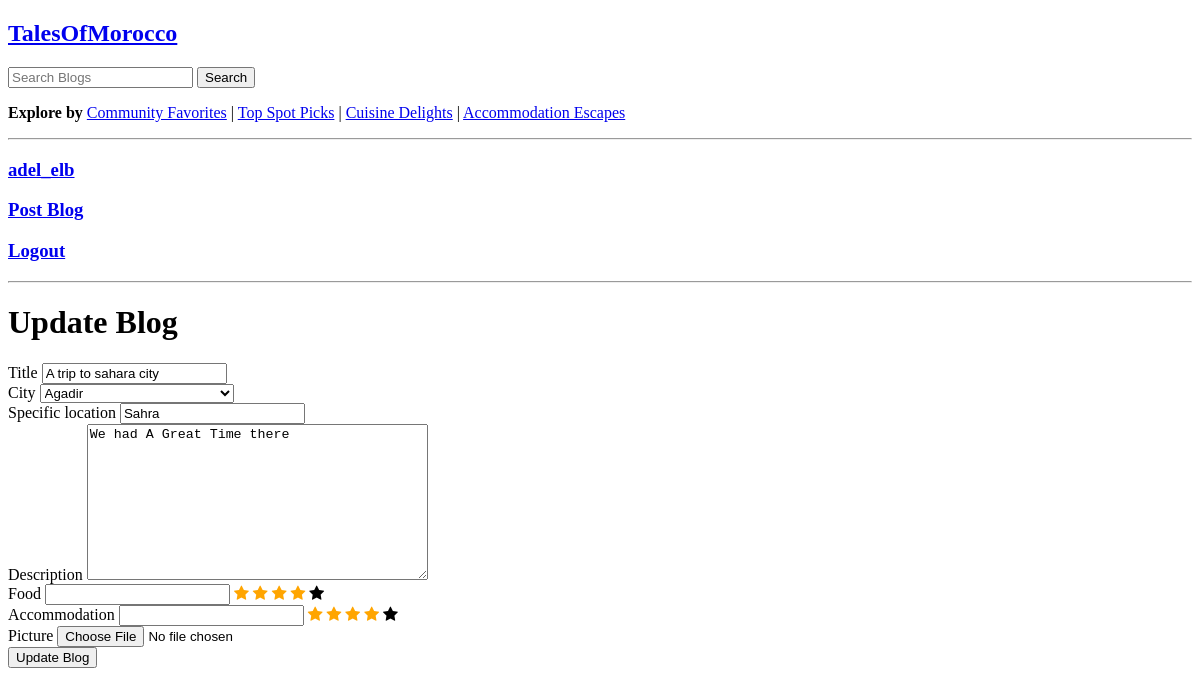
Page /update-blog/3/ (signed in) on the earlier database version.
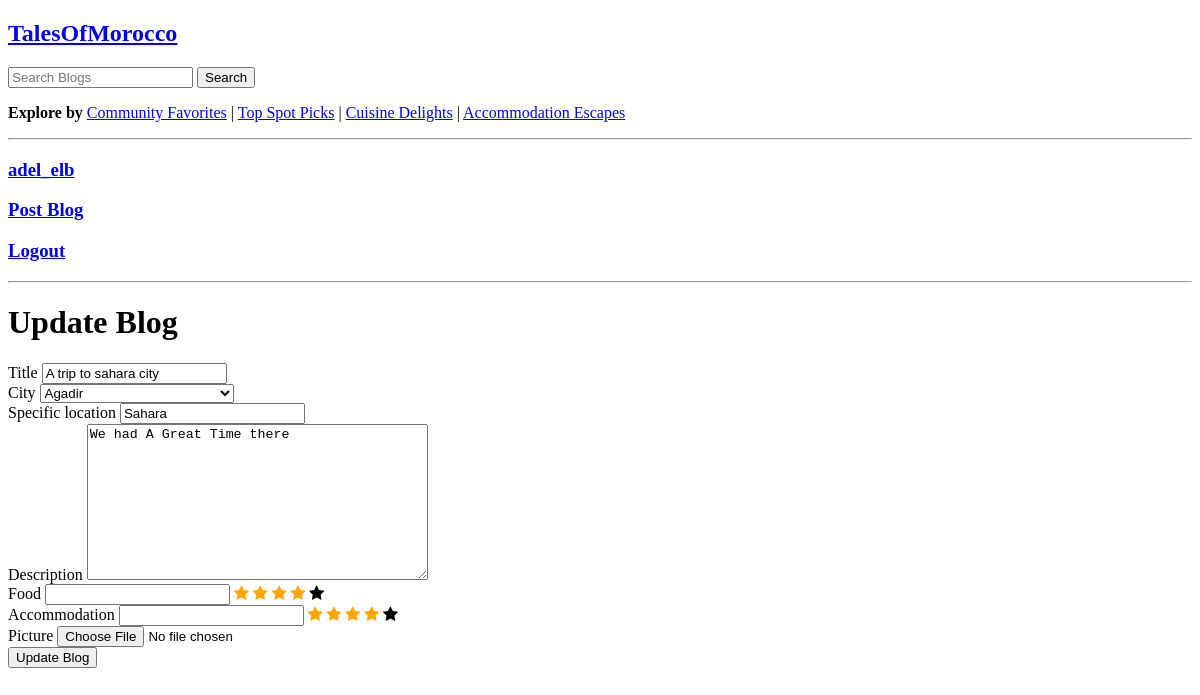
Same page on the later database version.
### base/models.py (models this page shows, shortened)
class BlogPost(models.Model):
    author = models.ForeignKey(User, on_delete=models.CASCADE, null=True)
    title = models.CharField(max_length=200)
    city = models.ForeignKey(City, on_delete=models.SET_NULL, null=True)
    specific_location = models.CharField(max_length=200, null=True, blank=True)
    description = models.TextField(null=False, blank=False)
    food = models.CharField(max_length=200, blank=True)
    food_rating = models.IntegerField(null=True, blank=True,
                                      validators=[MinValueValidator(1),
                                                  MaxValueValidator(5)])
    accommodation = models.CharField(max_length=200, blank=True)
    accommodation_rating = models.IntegerField(null=True, blank=True,
                                               validators=[MinValueValidator(1),
                                                           MaxValueValidator(5)])
    picture = models.ImageField(null=True, blank=True)
    likes = models.IntegerField(default=0)
    updated = models.DateTimeField(auto_now=True)
    created = models.DateTimeField(auto_now_add=True)
    class Meta:
        ordering = ['-created']

### base/views.py (the view)
# urls.py: path('update-blog/<str:pk>/', views.updateBlog, name='update-blog'),
@login_required(login_url='login')
def updateBlog(request, pk):
    post = get_object_or_404(BlogPost, id=int(pk))
    if request.user != post.author:
        return HttpResponse('Unauthorized')
    form = CreateBlogForm(instance=post)
    if request.method == 'POST':
        form = CreateBlogForm(request.POST, request.FILES, instance=post);
        form.save()
        return redirect('blog', pk=pk)
    context = {
        'title': 'Update Blog',
        'form': form,
        'post': post,
    }
    return render(request, 'create-blog.html', context)

### base/forms.py
class CreateBlogForm(ModelForm):
    class Meta:
        model = BlogPost
        fields = [
            'title',
            'city',
            'specific_location',
            'description',
            'food',
            'food_rating',
            'accommodation',
            'accommodation_rating',
            'picture'
        ]

### base/models.py (called while the page is built)
    def __str__(self) -> str:
        return self.name

### base/templates/create-blog.html (shortened to what this page needs)
{% extends 'layout.html' %}
{% load static %}
{% block content %}
<h1>{{ title }}</h1>
<form method="POST" id="blog_form" action="" enctype="multipart/form-data">
  <div>
    <div>
      <label>{{ form.title.label }}</label>
      {{ form.title }}
    </div>
    <div>
      <label>{{ form.city.label }}</label>
      {{ form.city }}
    </div>
    <div>
      <label>{{ form.specific_location.label }}</label>
      {{ form.specific_location }}
    </div>
    <div>
        <label>{{ form.description.label }}</label>
        {{ form.description }}
      </div>
    <div>
      <label>{{ form.food.label }}</label>
      {{ form.food }}
      <span class="fa fa-star food-stars checked" id="food-1"></span>
      <span class="fa fa-star food-stars" id="food-2"></span>
      <span class="fa fa-star food-stars" id="food-3"></span>
      <span class="fa fa-star food-stars" id="food-4"></span>
      <span class="fa fa-star food-stars" id="food-5"></span>
    </div>
    <div>
      <label>{{ form.accommodation.label }}</label>
      {{ form.accommodation }}
      <span class="fa fa-star accommodation-stars checked" id="accommodation-1"></span>
      <span class="fa fa-star accommodation-stars" id="accommodation-2"></span>
      <span class="fa fa-star accommodation-stars" id="accommodation-3"></span>
      <span class="fa fa-star accommodation-stars" id="accommodation-4"></span>
      <span class="fa fa-star accommodation-stars" id="accommodation-5"></span>
    </div>
    <div>
      <label>{{ form.picture.label }}</label>
      {{ form.picture }}
    </div>
    <button type="submit">{{ title }}</button>
  </div>
</form>
{% endblock %}

Differences in the rows shown:
changed BlogPost "A trip to sahara city": specific_location "Sahra" → "Sahara"
